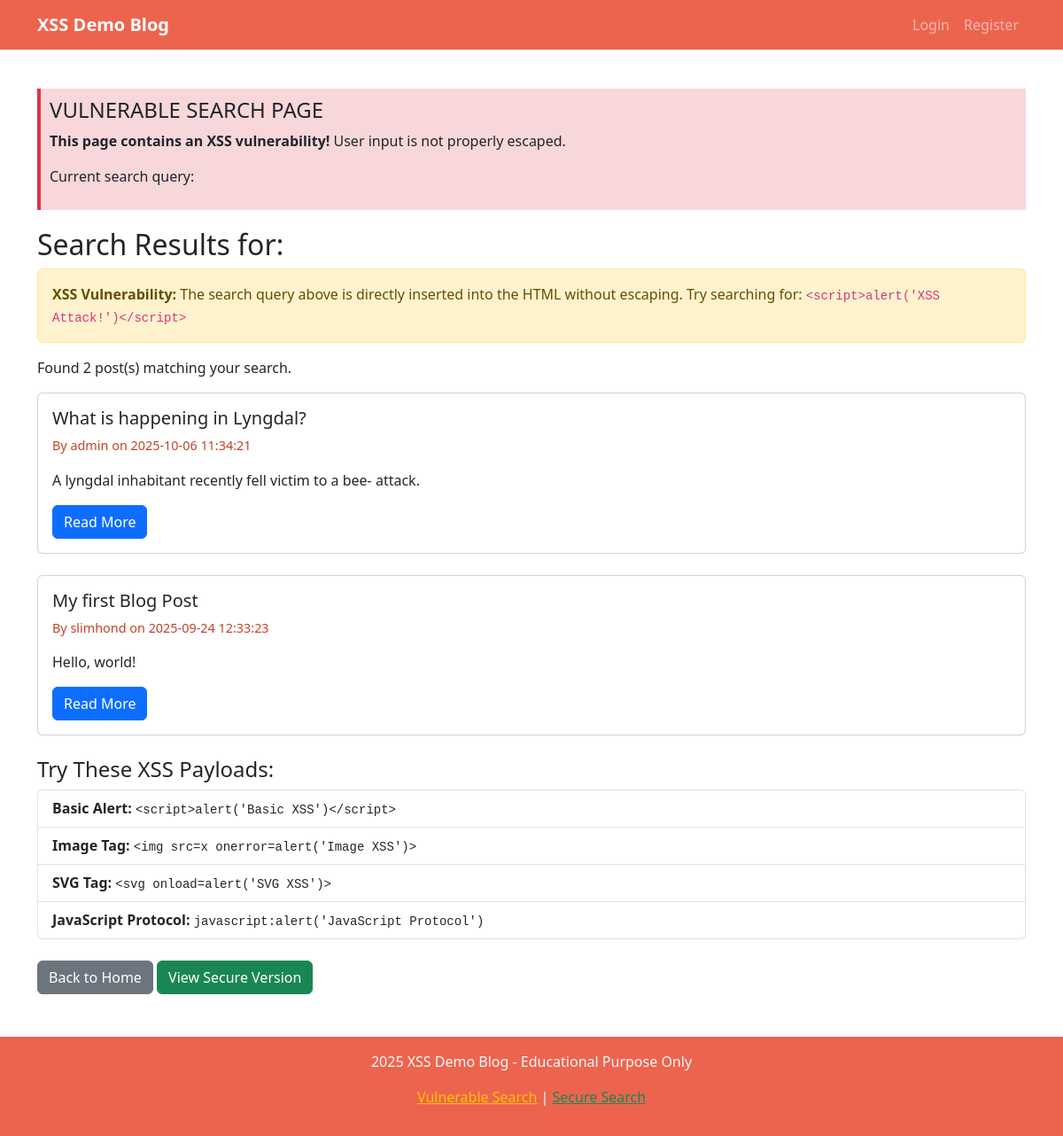
Screenshot of /vulnerable_search with the database file from the repository.
### tables this page shows
CREATE TABLE posts
                 (id INTEGER PRIMARY KEY AUTOINCREMENT,
                  title TEXT NOT NULL,
                  content TEXT NOT NULL,
                  author_id INTEGER,
                  created_at TIMESTAMP DEFAULT CURRENT_TIMESTAMP,
                  FOREIGN KEY (author_id) REFERENCES users (id));

CREATE TABLE users
                 (id INTEGER PRIMARY KEY AUTOINCREMENT,
                  username TEXT UNIQUE NOT NULL,
                  password_hash TEXT NOT NULL,
                  email TEXT NOT NULL,
                  created_at TIMESTAMP DEFAULT CURRENT_TIMESTAMP, totp_secret TEXT, totp_enabled INTEGER DEFAULT 0, oauth_provider TEXT, oauth_id TEXT, account_locked INTEGER DEFAULT 0, lock_until TIMESTAMP, last_login TIMESTAMP);

### app.py (the view)
@app.route('/vulnerable_search')
def vulnerable_search():
    search_query = request.args.get('q', '')
    conn = get_db_connection()
    posts = conn.execute('''SELECT p.*, u.username
                            FROM posts p
                            JOIN users u ON p.author_id = u.id
                            WHERE p.title LIKE ? OR p.content LIKE ?
                            ORDER BY p.created_at DESC''',
                        (f'%{search_query}%', f'%{search_query}%')).fetchall()
    conn.close()
    return render_template('vulnerable_search.html', posts=posts, query=Markup(search_query))

### app.py (called while the page is built)
def get_db_connection():
    conn = sqlite3.connect('blog.db')
    conn.row_factory = sqlite3.Row
    return conn

### templates/vulnerable_search.html (shortened to what this page needs)
{% extends "base.html" %}
{% block content %}
<div class="row">
    <div class="col-md-12">
        <div class="vulnerability-info">
            <h4> VULNERABLE SEARCH PAGE</h4>
            <p><strong>This page contains an XSS vulnerability!</strong> User input is not properly escaped.</p>
            <p>Current search query: <strong>{{ query }}</strong></p>
        </div>
        <h2>Search Results for: {{ query }}</h2>
        <div class="alert alert-warning">
            <strong>XSS Vulnerability:</strong> The search query above is directly inserted into the HTML without escaping.
            Try searching for: <code>&lt;script&gt;alert('XSS Attack!')&lt;/script&gt;</code>
        </div>
        {% if posts %}
            <p>Found {{ posts|length }} post(s) matching your search.</p>
            {% for post in posts %}
                <div class="card mb-4">
                    <div class="card-body">
                        <h5 class="card-title">{{ post.title }}</h5>
                        <p class="post-meta">By {{ post.username }} on {{ post.created_at }}</p>
                        <p class="card-text">{{ post.content[:200] }}{% if post.content|length > 200 %}...{% endif %}</p>
                        <a href="{{ url_for('view_post', post_id=post.id) }}" class="btn btn-primary">Read More</a>
                    </div>
                </div>
            {% endfor %}
        {% else %}
            <div class="alert alert-info">
                <p>No posts found matching your search query: <strong>{{ query }}</strong></p>
            </div>
        {% endif %}
        <div class="mt-4">
            <h4>Try These XSS Payloads:</h4>
            <div class="list-group">
                <a href="?q=<script>alert('Basic XSS')</script>" class="list-group-item list-group-item-action">
                    <strong>Basic Alert:</strong> <code>&lt;script&gt;alert('Basic XSS')&lt;/script&gt;</code>
                </a>
                <a href="?q=<img src=x onerror=alert('Image XSS')>" class="list-group-item list-group-item-action">
                    <strong>Image Tag:</strong> <code>&lt;img src=x onerror=alert('Image XSS')&gt;</code>
                </a>
                <a href="?q=<svg onload=alert('SVG XSS')>" class="list-group-item list-group-item-action">
                    <strong>SVG Tag:</strong> <code>&lt;svg onload=alert('SVG XSS')&gt;</code>
                </a>
                <a href="?q=javascript:alert('JavaScript Protocol')" class="list-group-item list-group-item-action">
                    <strong>JavaScript Protocol:</strong> <code>javascript:alert('JavaScript Protocol')</code>
                </a>
            </div>
        </div>
        <div class="mt-4">
            <a href="{{ url_for('index') }}" class="btn btn-secondary">Back to Home</a>
            <a href="/secure_search?q={{ request.args.get('q', '') }}" class="btn btn-success">View Secure Version</a>
        </div>
    </div>
</div>
{% endblock %}

### templates/base.html (shortened to what this page needs)
<!DOCTYPE html>
<html lang="en">
<head>
    <link href="https://cdnjs.cloudflare.com/ajax/libs/bootstrap/5.3.0/css/bootstrap.min.css" rel="stylesheet">
</head>
<body>
    <nav class="navbar navbar-expand-lg navbar-dark navbar-custom">
        <div class="container">
            <a class="navbar-brand" href="{{ url_for('index') }}">XSS Demo Blog</a>
            <div class="navbar-nav ms-auto">
                {% if session.username %}
                    <a class="nav-link" href="{{ url_for('create_post') }}">Create Post</a>
                    <span class="navbar-text me-3">Hello, {{ session.username }}!</span>
                    <a class="nav-link" href="{{ url_for('logout') }}">Logout</a>
                {% else %}
                    <a class="nav-link" href="{{ url_for('login') }}">Login</a>
                    <a class="nav-link" href="{{ url_for('register') }}">Register</a>
                {% endif %}
            </div>
        </div>
    </nav>
    <div class="container mt-4">
        {% block content %}{% endblock %}
    </div>
    <footer class="navbar-custom text-light text-center py-3 mt-5">
        <div class="container">
            <p> 2025 XSS Demo Blog - Educational Purpose Only</p>
            <p>
                <a href="/vulnerable_search?q=test" class="text-warning">Vulnerable Search</a> |
                <a href="/secure_search?q=test" class="text-success">Secure Search</a>
            </p>
        </div>
    </footer>
</body>
</html>

### templates/base.html (style rules this page uses)
.navbar-brand { font-weight: bold; }
.post-meta { color: #C24227; font-size: 0.9em; }
.vulnerability-info { background-color: #f8d7da; border-left: 4px solid #dc3545; padding: 10px; margin: 20px 0; }
.navbar-custom { background-color: #ED644E !important; }

### rows the page displays
posts: title "What is happening in Lyngdal?", username "admin", created_at "2025-10-06 11:34:21", content "A lyngdal inhabitant recently fell victim to a bee- attack."
posts: title "My first Blog Post", username "slimhond", created_at "2025-09-24 12:33:23", content "Hello, world!"

### other values shown
{{ posts|length }} "2"
